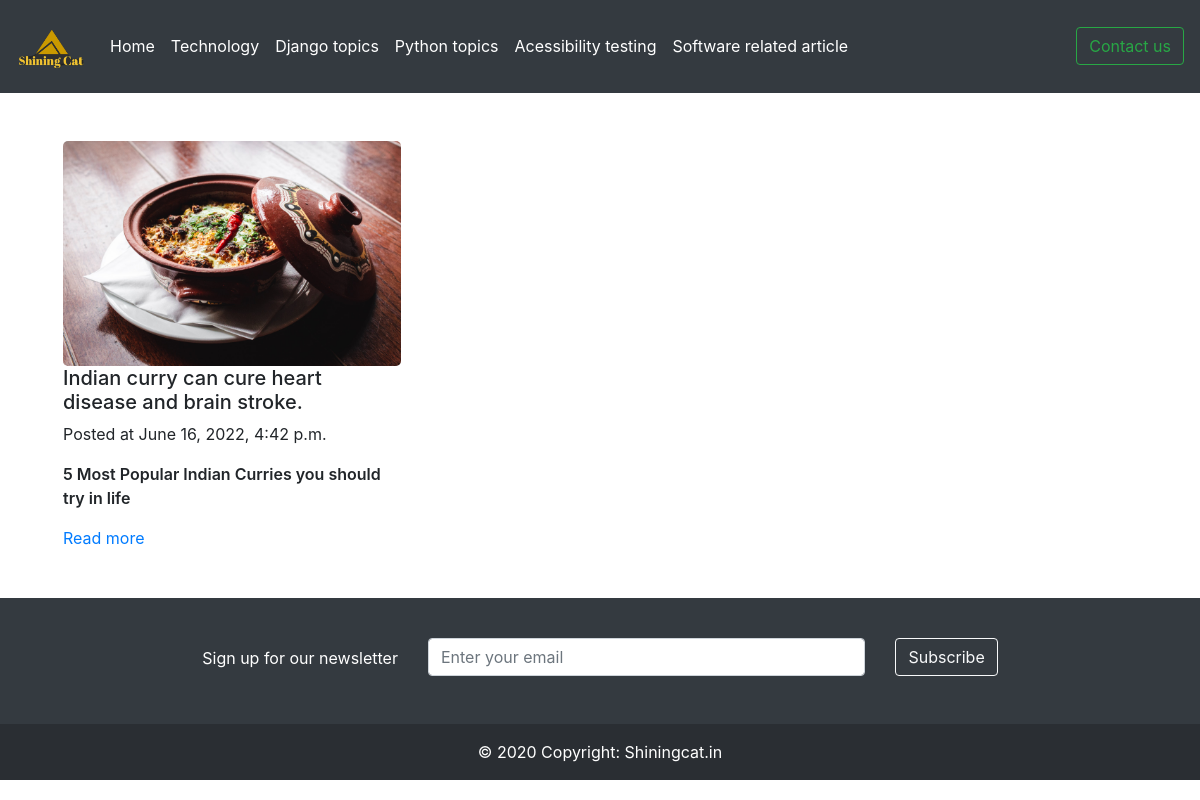
/technology, run on the app's committed database.
### blog/models.py (models this page shows)
class Post(models.Model):
    title = models.CharField(max_length=255)
    article_img = models.ImageField(upload_to=None, height_field=None, width_field=None, max_length=100,default="")
    field = models.CharField(max_length=50,default="")
    slug = models.SlugField()
    intro = models.TextField()
    body = models.TextField()
    date_added = models.DateTimeField(auto_now_add=True)
    class Meta:
        ordering = ['-date_added']

### blog/views.py (the view)
# urls.py: path('technology',technology),
def technology(request):
    posts = Post.objects.filter(field='technology').values()
    print(posts)
    return render(request, 'blog/frontpage.html', {'posts': posts})

### blog/templates/blog/frontpage.html (shortened to what this page needs)
{% extends 'blog/base.html' %}
{% block content %}
<div class="row">
    {% for post in posts %}
        <div class="col-sm-4">
            <img src="/media/{{post.article_img}}" alt="Avatar" class="logo">
            <h5>{{ post.title }}</h5>
            <p class="textdate">Posted at {{ post.date_added }}</p>
            <p class="fontdate">{{ post.intro }}</p>
            <a href="{% url 'post_detail' post.slug %}">Read more</a>
            </div>
    {% endfor %}
{% endblock %}

### staticfiles/main.css (style rules this page uses)
img { border-radius:5px; }
.textdate { font-size: medium; }
.fontdate { font-size: medium; font-weight: 600; }

### data on the page
Post: article_img (picture), title "Indian curry can cure heart disease and brain stroke.", date_added "June 16, 2022, 4:42 p.m.", intro "5 Most Popular Indian Curries you should try in life"
